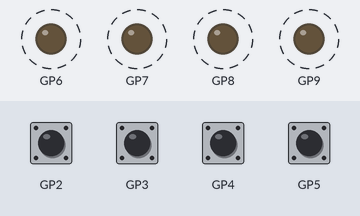
This program was run on a simulated Raspberry Pi Pico running MicroPython. Shown: output pins drawn as LEDs (lit = HIGH). Dashed ring = blinking. Inputs (shaded band) come from the test bench; at power-on: GP2–5 HIGH. What the program prints to the serial console is not drawn.

Above: at 1.2 s.
1.3 s: GP2 pulled LOW for 0.15 s
Timing chart, 0 to 10.3 s (numbered marks = the images above; inputs shaded):
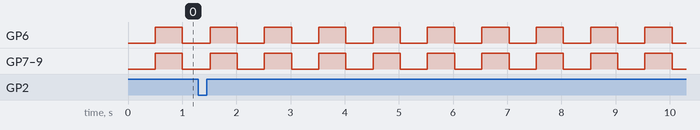

Measured:
- by itself, GP6–9: alternates HIGH for 0.50 s and LOW for 0.50 s

The program:

main.py
```python
# Deprecated. Desk Pi GPIO agent is the real path.
import sys
import time
from machine import Pin

BUTTONS = {
    1: Pin(2, Pin.IN, Pin.PULL_UP),
    2: Pin(3, Pin.IN, Pin.PULL_UP),
    3: Pin(4, Pin.IN, Pin.PULL_UP),
    4: Pin(5, Pin.IN, Pin.PULL_UP),
}

LEDS = {
    1: Pin(6, Pin.OUT),
    2: Pin(7, Pin.OUT),
    3: Pin(8, Pin.OUT),
    4: Pin(9, Pin.OUT),
}

DEBOUNCE_MS = 40
LONG_CLOSE_MS = 2000


def emit(line):
    sys.stdout.write(line + "\n")
    sys.stdout.flush()


def set_leds_idle_glow(phase_on):
    for led in LEDS.values():
        led.value(1 if phase_on else 0)


def main():
    emit("PICO_READY")
    last = {ch: 1 for ch in BUTTONS}
    press_started = {ch: None for ch in BUTTONS}
    glow = False
    glow_t = time.ticks_ms()

    while True:
        now = time.ticks_ms()
        if time.ticks_diff(now, glow_t) > 500:
            glow = not glow
            glow_t = now
            if all(pin.value() for pin in BUTTONS.values()):
                set_leds_idle_glow(glow)
            else:
                for led in LEDS.values():
                    led.value(0)

        for ch, pin in BUTTONS.items():
            raw = pin.value()
            if raw != last[ch]:
                time.sleep_ms(DEBOUNCE_MS)
                raw = pin.value()
                if raw != last[ch]:
                    last[ch] = raw
                    if raw == 0:
                        press_started[ch] = now
                        emit("OPEN:%d" % ch)
                    else:
                        started = press_started[ch]
                        press_started[ch] = None
                        if started is not None and time.ticks_diff(now, started) >= LONG_CLOSE_MS:
                            emit("CLOSE")

        time.sleep_ms(10)


main()
```
